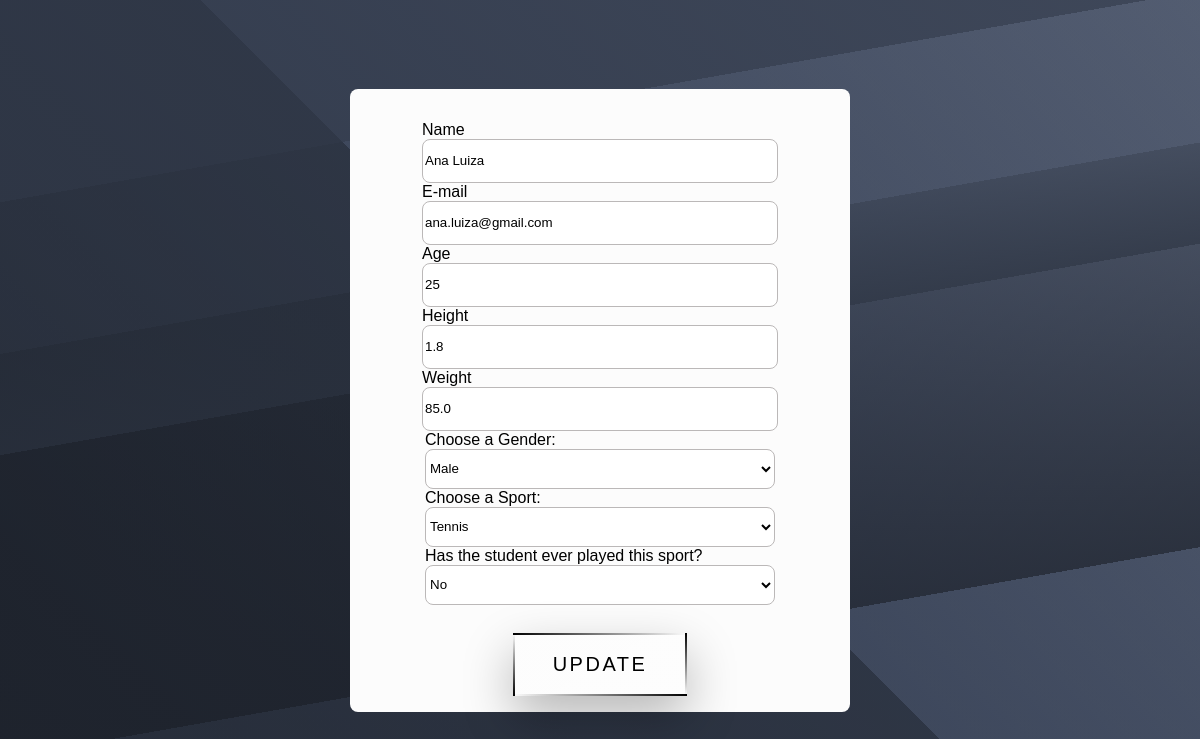
The app's page /data/editStudent?student=14, older data.
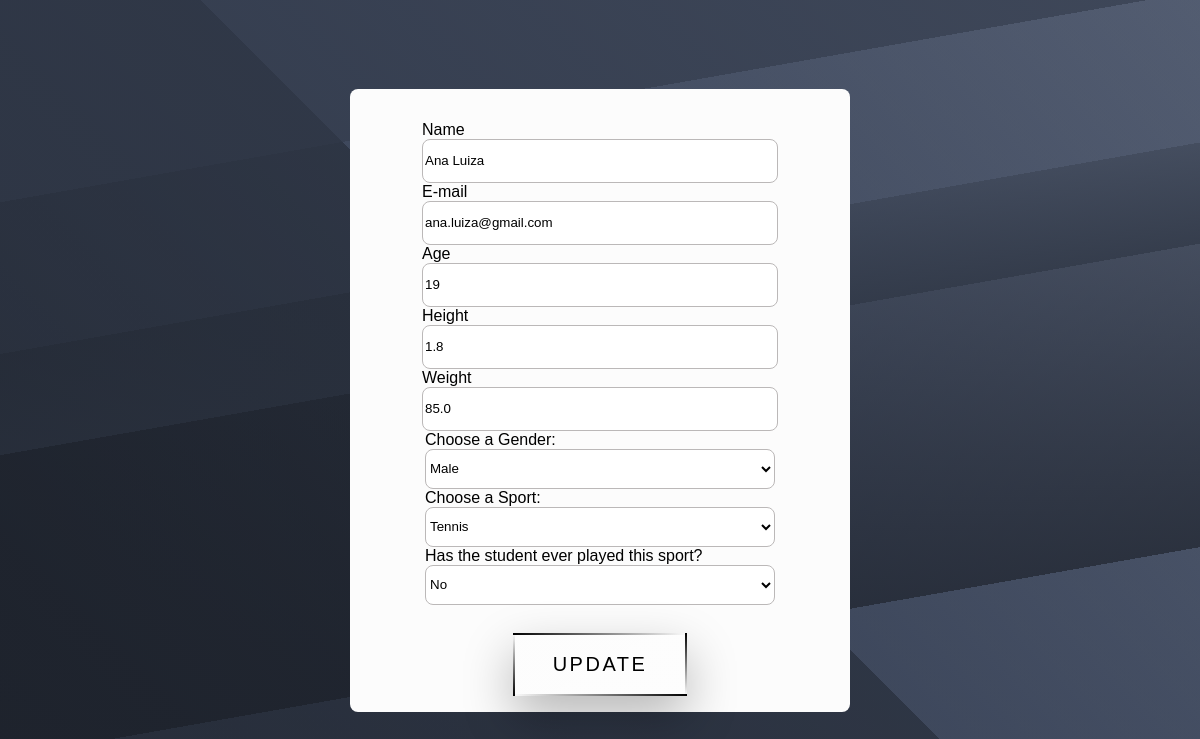
The same page, newer data.
### tables this page shows
CREATE TABLE cadastro (
                id INTEGER PRIMARY KEY AUTOINCREMENT,
                name         TEXT,
                email        TEXT,
                age          INTERGER,
                height       FLOAT,
                weight       FLOAT,
                sport_option TEXT,
                sport        TEXT,
                gender       TEXT
            );

### app.py (the view)
@app.route('/data/editStudent')
def editStudent():
    student_id = request.args.get('student')
    print("Student ID:", student_id)
    connection = sqlite3.connect(DATABASE_PATH)
    cursor = connection.cursor()
    cursor.execute('SELECT * FROM cadastro WHERE id = ?', (student_id,))
    dados = cursor.fetchone()
    connection.close()
    print(dados)
    return render_template('edit.html', dados=dados, student=student_id)

### templates/edit.html (shortened to what this page needs)
<!DOCTYPE html>
<html lang="en">
<head>
    <link rel= "stylesheet" type= "text/css" href= "{{ url_for('static',filename='style.css') }}">
    <link rel="stylesheet" href="{{ url_for('static',filename='botao.css') }}">
</head>
<body>
    <div class="edit-container">
        <form action="/edit_handler?student={{student}}" class="form-container" method="POST">
            <p>
            <div class="form-input">
                <label for="name">Name</label>
                <input name="name-input" id="name" type="text" value="{{dados[1]}}"/>
            </div>
            <div class="form-input">
                <label for="e-mail">E-mail</label>
                <input name="e-mail-input" id="e-mail" type="email" value="{{dados[2]}}"/>
            </div>
            <div class="form-input">
                <label for="age">Age</label>
            <input name="number-input" id="age" type="number" value="{{dados[3]}}"/>
              </div>
              <div class="form-input">
                <label for="number">Height</label>
            <input name="height-input" id="height" type="text" value="{{dados[4]}}"/>
              </div>
              <div class="form-input">
                <label for="number">Weight</label>
            <input name="weight-input" id="weight" type="number" value="{{dados[5]}}"/>
              </div>
              <div class="form-input">
                <label for="gender">Choose a Gender:</label>
                <select name="gender" id="gender">
                    {% if dados[8].lower() == "male" %}
                        <option value="male" selected>Male</option>
                    {% else %}
                        <option value="male">Male</option>
                    {% endif %}
                  </select>
              </div>
              <div class="form-input">
                <label for="sport-option">Choose a Sport:</label>
                <select name="sport-option" id="sport-option">
                {% if dados[6].lower() == "tennis" %}
                    <option value="tennis" selected>Tennis</option>
                {% else %}
                    <option value="tennis">Tennis</option>
                {% endif %}
                  </select>
              </div>
             <div class="form-input">
                <label for="sport">Has the student ever played this sport?</label>
                <select name="sport" id="sport">
                    {% if dados[7].lower() == "no" %}
                    <option value="no" selected>No</option>
                {% else %}
                    <option value="no">No</option>
                {% endif %}
                </select>
            </p>
            </div>
            <button type="submit" class="submit-button">
                <a class="animated-button">
                    <span></span>
                    <span></span>
                    <span></span>
                    <span></span>
                    Update
                  </a>
            </button>
</body>
</html>

### static/style.css (style rules this page uses)
body { width: 100%; height: 100vh; margin: 0; padding: 0; background: #f3f2f2; display: flex; align-items: center; justify-content: center; }
.edit-container { width: 500px; height: auto; background: #fcfcfc; border-radius: .5rem; }
form { display: flex; flex-direction: column; align-items: center; justify-content: center; }
.form-container { gap: 5%; width: 100%; height: 100%; }
input { width: 350px; height: 40px; background: #ffffff; border: .1vw solid #bbb8b8; border-radius: .5rem; border: 1 none; outline: 0; text-align: start; }
select { width: 350px; height: 40px; background: #ffffff; border: .1vw solid #bbb8b8; border-radius: .5rem; border: 1 none; outline: 0; text-align: start; }
p { color: rgb(255, 255, 255); }
label { text-align: left; display: block; }

### static/botao.css (style rules this page uses)
html { height: 100%; -webkit-box-sizing: border-box; box-sizing: border-box; }
body { min-height: 100%; position: relative; padding-bottom: 3rem; margin: 0; padding: 0; text-align: center; width: 100%; background: linear-gradient(170deg, rgba(49, 57, 73, 0.8) 20%, rgba(49, 57, 73, 0.5) 20%, rgba(49, 57, 73, 0.5) 35%, rgba(41, 48, 61, 0.6) 35%, rgba(41, 48, 61, 0.8) 45%, rgba(31, 36, 46, 0.5) 45%, rgba(31, 36, 46, 0.8) 75%, rgba(49, 57, 73, 0.5) 75%), linear-gradient(45deg, rgba(20, 24, 31, 0.8) 0%, rgba(41, 48, 61, 0.8) 50%, rgba(82, 95, 122, 0.8) 50%, rgba(133, 146, 173, 0.8) 100%) #313949; font-family: 'Lucida Sans', 'Lucida Sans Regular', 'Lucida Grande', 'Lucida Sans Unicode', Geneva, Verdana, sans-serif; }
.animated-button { background: linear-gradient(-30deg, #ffffff46 50%, #ffffff34 50%); padding: 20px 40px; margin: 12px; display: inline-block; -webkit-transform: translate(0%, 0%); transform: translate(0%, 0%); overflow: hidden; color: #000000; font-size: 20px; letter-spacing: 2.5px; text-align: center; text-transform: uppercase; text-decoration: none; -webkit-box-shadow: 0 20px 50px rgba(0, 0, 0, 0.253); box-shadow: 0 20px 50px rgba(0, 0, 0, 0.281); }
.animated-button::before { content: ''; position: absolute; top: 0px; left: 0px; width: 100%; height: 100%; background-color: #000000; opacity: 0; -webkit-transition: .2s opacity ease-in-out; transition: .2s opacity ease-in-out; }
.animated-button span { position: absolute; }
.animated-button span:nth-child(1) { top: 0px; left: 0px; width: 100%; height: 2px; background: -webkit-gradient(linear, right top, left top, from(rgba(43, 8, 8, 0)), to(#000000)); background: linear-gradient(to left, rgba(255, 255, 255, 0), #000000); -webkit-animation: 2s animateTop linear infinite; animation: 2s animateTop linear infinite; }
.animated-button span:nth-child(2) { top: 0px; right: 0px; height: 100%; width: 2px; background: -webkit-gradient(linear, left bottom, left top, from(rgba(43, 8, 8, 0)), to(#000000)); background: linear-gradient(to top, rgba(43, 8, 8, 0), #000000); -webkit-animation: 2s animateRight linear -1s infinite; animation: 2s animateRight linear -1s infinite; }
.animated-button span:nth-child(3) { bottom: 0px; left: 0px; width: 100%; height: 2px; background: -webkit-gradient(linear, left top, right top, from(rgba(0, 0, 0, 0)), to(#000000)); background: linear-gradient(to right, rgba(43, 8, 8, 0), rgb(0, 0, 0)38, 38); -webkit-animation: 2s animateBottom linear infinite; animation: 2s animateBottom linear infinite; }
.animated-button span:nth-child(4) { top: 0px; left: 0px; height: 100%; width: 2px; background: -webkit-gradient(linear, left top, left bottom, from(rgba(43, 8, 8, 0)), to(#000000)); background: linear-gradient(to bottom, rgba(43, 8, 8, 0), #000000); -webkit-animation: 2s animateLeft linear -1s infinite; animation: 2s animateLeft linear -1s infinite; }
.submit-button { all: unset; }

Row changes from the older to the newer data that the page shows:
changed cadastro "Ana Luiza": number-input "25" → "19"
